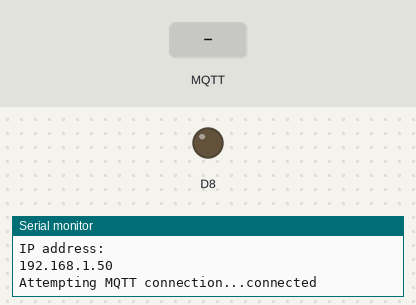
This sketch was run on a simulated Arduino Nano RP2040 Connect. Parts: output pins drawn as LEDs (lit = HIGH), the last lines printed to the serial monitor. Inputs (shaded band) come from the test bench. WiFi joins after 1.5 s; servers stay silent unless stated; no MQTT or app messages arrive unless stated.

Above: at 13.7 s.
13.8 s: MQTT message "1" arrives on the first subscribed topic
At 15.0 s:
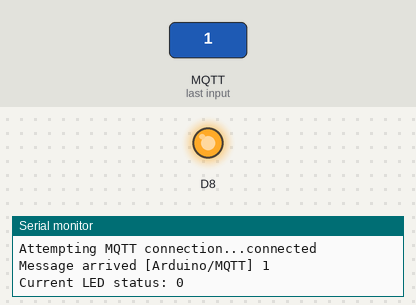
15.3 s: MQTT message "0" arrives on the first subscribed topic
At 16.2 s:
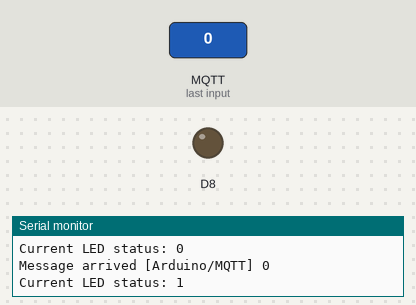
16.8 s: MQTT message "2" arrives on the first subscribed topic
At 17.4 s:
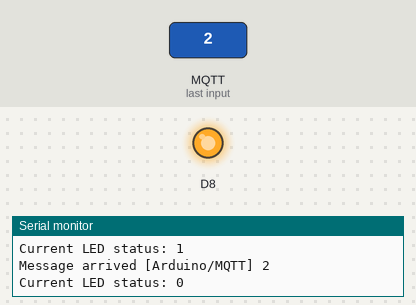
Timing chart, 0 to 19.8 s (numbered marks = the images above; inputs shaded):
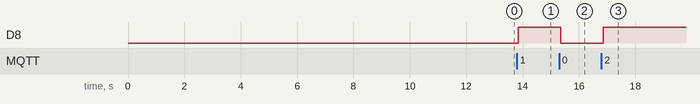

The sketch:

rp2040-MQTT.ino
```cpp
#include <WiFiNINA.h>
#include <PubSubClient.h>
#include "credentials.h"

#define TOPIC "Arduino/MQTT"

// MQTT Configuration
const char* mqtt_server = "broker.hivemq.com";
const int mqttPort = 1883;
const char* mqttUser = "pjriosc";
const char* mqttPassword = "arduino-conexiones-101"; // Insert your password

//WiFi
char ssid[] = SSID;
char password[] = PASSKEY;

// Status
int status = WL_IDLE_STATUS;

int led1_status = 0;

WiFiClient wifiClient;
PubSubClient client(wifiClient);
byte mac[6];
long lastMsg = 0;
char msg[100];
int value = 0;

void setup() {
  delay(10000);
  Serial.begin(115200);
  setup_wifi();
  client.setServer(mqtt_server, mqttPort);
  client.setCallback(callback);
  pinMode(8,OUTPUT);
  digitalWrite(8,LOW);
}

void setup_wifi() {

  delay(1000);
  // We start by connecting to a WiFi network
  Serial.println();
  Serial.print("Connecting to ");
  Serial.println(ssid);
  WiFi.macAddress(mac);
  Serial.println();
  Serial.print("Mac address ");
  int i = 0;
  for(i = 0; i<6; i++){
    Serial.println(mac[i],HEX);
  }
  Serial.println();


  while (status != WL_CONNECTED) {
    //status = WiFi.begin(ssid, password);
    status = WiFi.begin(ssid, password);

  }

  Serial.println("");
  Serial.println("WiFi connected");
  Serial.println("IP address: ");
  Serial.println(WiFi.localIP());
}


void callback(char* topic, byte* payload, unsigned int length) {
  Serial.print("Message arrived [");
  Serial.print(topic);
  Serial.print("] ");

  // Convert the payload to a string
  String message = "";
  for (int i = 0; i < length; i++) {
    message += (char)payload[i];
  }

  // Print the received message
  Serial.println(message);

  int val = digitalRead(8);
  Serial.print("Current LED status: ");
  Serial.println(val);

  if (val) {
    digitalWrite(8, LOW);
  } else {
    digitalWrite(8, HIGH);
  }
}


void reconnect() {
  // Loop until we're reconnected
  while (!client.connected()) {
    Serial.print("Attempting MQTT connection...");
    String clientId = "Arduino RP2040 Client";
    // Attempt to connect
    if (client.connect(mqttUser)){
      Serial.println("connected");
      // Once connected, subscribe to input channel
      client.subscribe(TOPIC);
    } else {
      Serial.print("failed, rc=");
      Serial.print(client.state());
      Serial.println(" try again in 5 seconds");
      // Wait 5 seconds before retrying
      delay(5000);
    }
  }
}

void loop() {
  if (!client.connected()) {
    reconnect();
  }
  client.loop();
  delay(100);
}
```

credentials.h
```cpp
#define SSID "red-de-wifi"
#define PASSKEY ""
```

Measured:
- after the input at 13.8 s, D8: LOW → HIGH after 0.06 s
- after the input at 15.3 s, D8: HIGH → LOW after 0.06 s
- after the input at 16.8 s, D8: LOW → HIGH after 0.06 s
